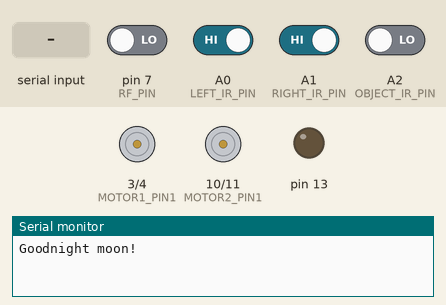
Bench run of a sketch on a simulated Arduino Uno, built with avr-gcc and run on an emulated ATmega328P. Shown: motor-driver pin pairs drawn as motors (green arrow = first pin HIGH = forward, orange = second pin HIGH = backward, longer = more drive), output pins drawn as LEDs (lit = HIGH), the last lines printed to the serial monitor. The test bench sets the inputs (shaded band); at power-on: A0 (LEFT_IR_PIN), A1 (RIGHT_IR_PIN) HIGH, A2 (OBJECT_IR_PIN), pin 7 (RF_PIN) LOW.

Above: at 1.2 s.
1.3 s: "f" received over Serial
At 1.9 s:
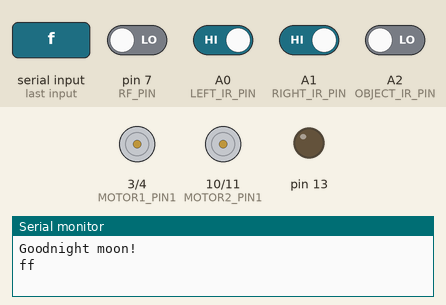
2.8 s: "a" received over Serial
At 3.2 s:
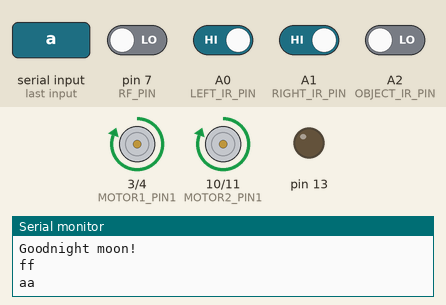
4.3 s: "b" received over Serial
At 5.5 s:
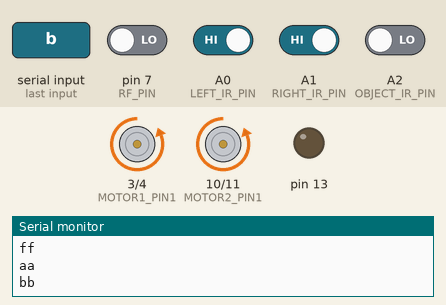
5.8 s: "c" received over Serial
At 6.6 s:
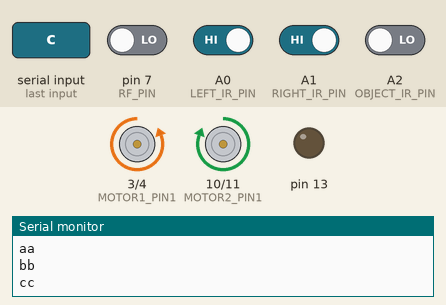
7.3 s: "d" received over Serial
At 7.8 s:
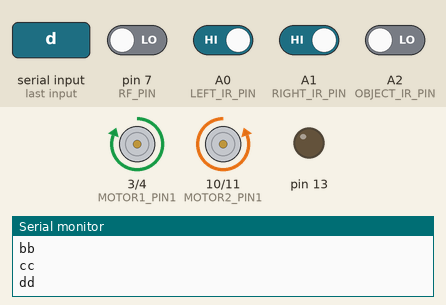
8.8 s: A2 (OBJECT_IR_PIN) driven HIGH
At 10.1 s:
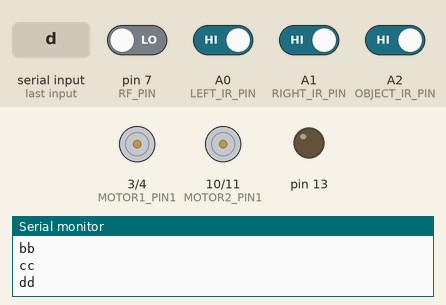
Timing chart, 0 to 11.3 s (numbered marks = the images above; inputs shaded):
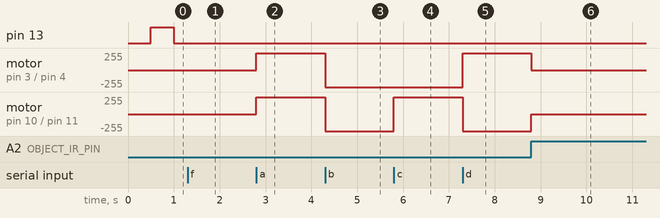

The sketch:

RX_VEHICLE.ino
```cpp
#include <LiquidCrystal.h>
#include <TimerOne.h>

int   msec_cnt=0,cnt;

const int LEFT_IR_PIN=A0;
const int RIGHT_IR_PIN=A1;
const int OBJECT_IR_PIN=A2;

const int RF_PIN=7;

const int MOTOR1_PIN1=3;      // the number of the LED pin
const int MOTOR1_PIN2=4;      // the number of the LED pin
const int MOTOR2_PIN1=10;      // the number of the LED pin
const int MOTOR2_PIN2=11;      // the number of the LED pin


int LEFT_IR_PIN_STATE=0;
int RIGHT_IR_PIN_STATE=0;
int SW_PIN_STATE=0;

boolean OBJECT_IR_FLAG=0;
boolean OBJECT_IR_PIN_STATE=0;
boolean OB_FLG=0;
boolean LEFT_IR_FLAG=0;
boolean RIGHT_IR_FLAG=0;
boolean START_FLG=0,STOP_FLAG=0;
boolean S_flag=0,L_flag=0,F_flag=0,R_flag=0;

boolean FARWARD_FLAG=0,RIGHT_TURN_FLAG=0,LEFT_TURN_FLAG=0,BACKWARD_FLG=0;

char RX_DATA;
void READ_RIGHT_IR_SENSOR(void);
void READ_SW_SNS(void);
void READ_LEFT_IR_SENSOR(void);
void RecieveData(void);
boolean MODE_FLAG=0;
void setup(){

  pinMode(LEFT_IR_PIN,INPUT);
  pinMode(RIGHT_IR_PIN,INPUT);
  pinMode(OBJECT_IR_PIN,INPUT);
  pinMode(RF_PIN,INPUT);

  pinMode(MOTOR1_PIN1,OUTPUT);
  pinMode(MOTOR1_PIN2,OUTPUT);
  pinMode(MOTOR2_PIN1,OUTPUT);
  pinMode(MOTOR2_PIN2,OUTPUT);

  pinMode(13, OUTPUT);

  Timer1.initialize(1000); // set a timer of length 100000 microseconds (or 0.1 sec - or 10Hz => the led will blink 5 times, 5 cycles of on-and-off, per second)
  Timer1.attachInterrupt( timerIsr );
  Serial.begin(9600);
  Serial.println("Goodnight moon!");
  MODE_FLAG=0;
}


void loop() {

      RecieveData();

   if((START_FLG==0)||(OBJECT_IR_FLAG)){
         digitalWrite(MOTOR1_PIN1, LOW);
         digitalWrite(MOTOR1_PIN2, LOW);
         digitalWrite(MOTOR2_PIN1, LOW);
         digitalWrite(MOTOR2_PIN2, LOW);
   }else if(FARWARD_FLAG){
         digitalWrite(MOTOR1_PIN1, HIGH);
         digitalWrite(MOTOR1_PIN2, LOW);
         digitalWrite(MOTOR2_PIN1, HIGH);
         digitalWrite(MOTOR2_PIN2, LOW);
   }else if(RIGHT_TURN_FLAG){
         digitalWrite(MOTOR1_PIN1, HIGH);
         digitalWrite(MOTOR1_PIN2, LOW);
         digitalWrite(MOTOR2_PIN1, LOW);
         digitalWrite(MOTOR2_PIN2, HIGH);
   }else if(LEFT_TURN_FLAG){
         digitalWrite(MOTOR1_PIN1, LOW);
         digitalWrite(MOTOR1_PIN2, HIGH);
         digitalWrite(MOTOR2_PIN1, HIGH);
         digitalWrite(MOTOR2_PIN2, LOW);
  }else if(BACKWARD_FLG){
         digitalWrite(MOTOR1_PIN1, LOW);
         digitalWrite(MOTOR1_PIN2, HIGH);
         digitalWrite(MOTOR2_PIN1, LOW);
         digitalWrite(MOTOR2_PIN2, HIGH);
  }else{
         digitalWrite(MOTOR1_PIN1, LOW);
         digitalWrite(MOTOR1_PIN2, LOW);
         digitalWrite(MOTOR2_PIN1, LOW);
         digitalWrite(MOTOR2_PIN2, LOW);
  }

}


void timerIsr()
{

    // Toggle LED
 msec_cnt++;if(msec_cnt>=500){
      if(MODE_FLAG==0){
                digitalWrite(13, digitalRead( 13 ) ^ 1 );
      }else{
                digitalWrite(13,0);
      }
          msec_cnt=0;
   }

   LEFT_IR_PIN_STATE=digitalRead(LEFT_IR_PIN);
   RIGHT_IR_PIN_STATE=digitalRead(RIGHT_IR_PIN);
   SW_PIN_STATE=digitalRead(RF_PIN);
   OBJECT_IR_PIN_STATE=digitalRead(OBJECT_IR_PIN);
   READ_OBJECT_IR_SENSOR();

if(MODE_FLAG==0){

    READ_RIGHT_IR_SENSOR();
    READ_SW_SNS();//rf sns
    READ_LEFT_IR_SENSOR();

   if((LEFT_IR_FLAG==1)&&(RIGHT_IR_FLAG==1)){
       FARWARD_FLAG=1;    RIGHT_TURN_FLAG=0;    LEFT_TURN_FLAG=0;  STOP_FLAG=0;  BACKWARD_FLG=0;
   }else if((LEFT_IR_FLAG==1)&&(RIGHT_IR_FLAG==0)){
       FARWARD_FLAG=0;    RIGHT_TURN_FLAG=1;    LEFT_TURN_FLAG=0;  STOP_FLAG=0;BACKWARD_FLG=0;
   }else if((LEFT_IR_FLAG==0)&&(RIGHT_IR_FLAG==1)){
       FARWARD_FLAG=0;    RIGHT_TURN_FLAG=0;    LEFT_TURN_FLAG=1;   STOP_FLAG=0;BACKWARD_FLG=0;
   }else{
        FARWARD_FLAG=0;    RIGHT_TURN_FLAG=0;   LEFT_TURN_FLAG=0;  BACKWARD_FLG=0;
   }

}

}


void READ_LEFT_IR_SENSOR(void){

    if(LEFT_IR_PIN_STATE==LOW)
    {
           LEFT_IR_FLAG=1;
    }else{
           LEFT_IR_FLAG=0;
    }

 }


void READ_OBJECT_IR_SENSOR(void){

    if(OBJECT_IR_PIN_STATE==HIGH)
    {        if(OB_FLG==0){
                 OBJECT_IR_FLAG=1;  OB_FLG=1;
              }
    }else{
           OBJECT_IR_FLAG=0; OB_FLG=0;
    }

 }


void READ_RIGHT_IR_SENSOR(void){

    if(RIGHT_IR_PIN_STATE==LOW)
    {
           RIGHT_IR_FLAG=1;
    }else{
           RIGHT_IR_FLAG=0;
    }

 }


void READ_SW_SNS(void){

    if(SW_PIN_STATE==HIGH)
    {
         if(S_flag==0)
          {
              START_FLG=!START_FLG;
              S_flag=1;
          }
    }else{ S_flag=0; }

 }


void RecieveData(void)
{
if(Serial.available()>0)
{
    RX_DATA = Serial.read();


 if(RX_DATA=='f'){
    MODE_FLAG=!MODE_FLAG;
 }

 if(RX_DATA=='k'){
        FARWARD_FLAG=0;   BACKWARD_FLG=0;  RIGHT_TURN_FLAG=0;  LEFT_TURN_FLAG=0;  START_FLG=0;
  }

if(MODE_FLAG){ Serial.write(RX_DATA );    Serial.println(RX_DATA);
   if(RX_DATA=='a'){
        FARWARD_FLAG=1;   BACKWARD_FLG=0;  RIGHT_TURN_FLAG=0;  LEFT_TURN_FLAG=0;  START_FLG=1;   OBJECT_IR_FLAG=0;
   }else if(RX_DATA=='b'){
        FARWARD_FLAG=0;   BACKWARD_FLG=1;  RIGHT_TURN_FLAG=0;  LEFT_TURN_FLAG=0;  START_FLG=1;   OBJECT_IR_FLAG=0;
   }else if(RX_DATA=='c'){
        FARWARD_FLAG=0;   BACKWARD_FLG=0;  RIGHT_TURN_FLAG=0;  LEFT_TURN_FLAG=1;  START_FLG=1;   OBJECT_IR_FLAG=0;
  }else if(RX_DATA=='d'){
        FARWARD_FLAG=0;   BACKWARD_FLG=0;  RIGHT_TURN_FLAG=1;  LEFT_TURN_FLAG=0;  START_FLG=1;   OBJECT_IR_FLAG=0;
  }

}else{

}

}


}
```

Measured:
- after the input at 1.3 s, pin 13: stays LOW (without the input it goes to HIGH after 0.20 s)
- after the input at 2.8 s, motor on pin 3 (MOTOR1_PIN1) / pin 4 (MOTOR1_PIN2), motor on pin 10 (MOTOR2_PIN1) / pin 11 (MOTOR2_PIN2): stopped → forward 255/255 at once
- after the input at 4.3 s, motor on pin 3 (MOTOR1_PIN1) / pin 4 (MOTOR1_PIN2), motor on pin 10 (MOTOR2_PIN1) / pin 11 (MOTOR2_PIN2): forward 255/255 → backward 255/255 at once
- after the input at 5.8 s, motor on pin 10 (MOTOR2_PIN1) / pin 11 (MOTOR2_PIN2): backward 255/255 → forward 255/255 at once
- after the input at 7.3 s, motor on pin 3 (MOTOR1_PIN1) / pin 4 (MOTOR1_PIN2): backward 255/255 → forward 255/255 at once; motor on pin 10 (MOTOR2_PIN1) / pin 11 (MOTOR2_PIN2): forward 255/255 → backward 255/255 at once
- after the input at 8.8 s, motor on pin 3 (MOTOR1_PIN1) / pin 4 (MOTOR1_PIN2): forward 255/255 → stopped at once; motor on pin 10 (MOTOR2_PIN1) / pin 11 (MOTOR2_PIN2): backward 255/255 → stopped at once
